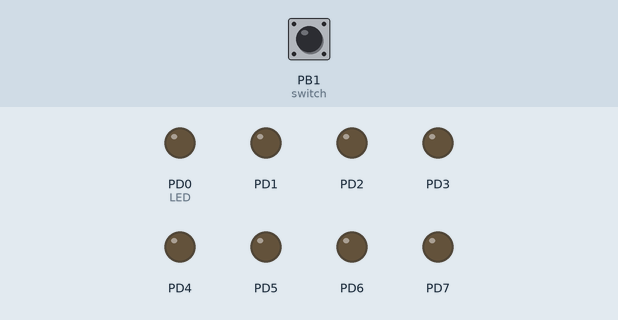
Simulated run of this program. Board: ATmega328P, built with avr-gcc and emulated at 16 MHz. Parts: output pins drawn as LEDs (lit = HIGH). Dashed ring = blinking. Inputs (shaded band) come from the test bench; at power-on: PB1 (switch) HIGH.

Above: at 1.2 s.
1.3 s: PB1 (switch) pulled LOW for 0.15 s
At 1.4 s:
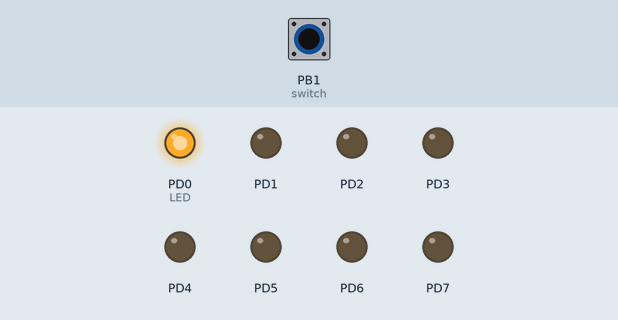
At 1.8 s:
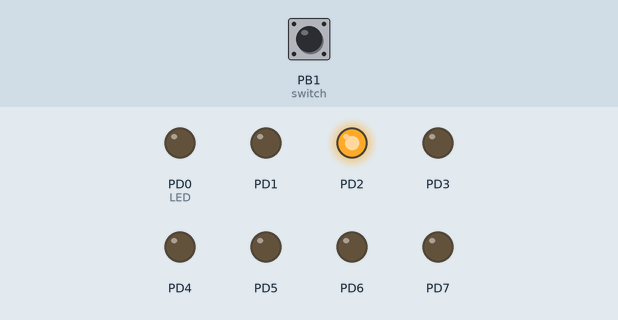
4.3 s: PB1 (switch) pulled LOW for 3.2 s
At 4.6 s:
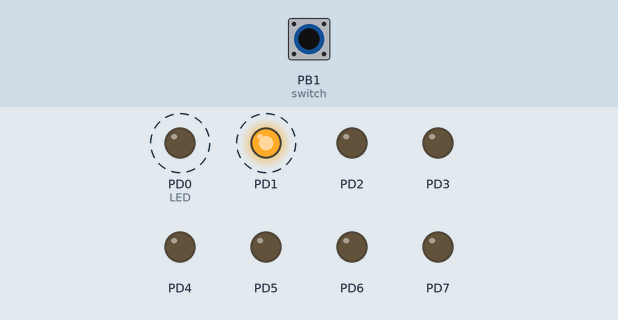
Timing chart, 0 to 9.0 s (numbered marks = the images above; inputs shaded):
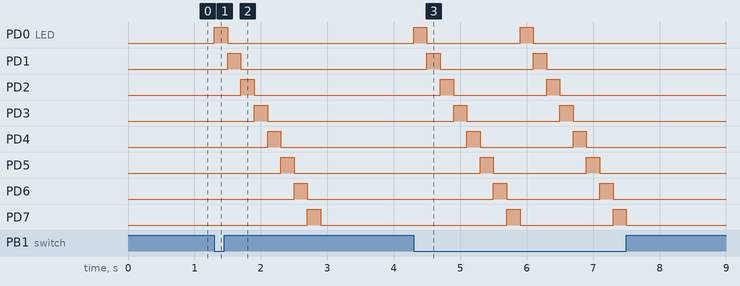

The program:

main.c
```c
/*
 * GccApplication6_7led.c
 *
 * Created: 5/30/2023 2:42:45 AM
 * Author : Asus
 */

/*
 * GccApplication5_3.c
 *
 * Created: 5/30/2023 2:05:32 AM
 * Author : Asus
 */

#define F_CPU 16000000UL
#include <avr/io.h>
#include <util/delay.h>


int main(void)
{
	DDRD = 0xFF; // Set PORTD pins as output for LEDs
	DDRB &= ~(1 << DDB1); // Set PINB1 as input for the switch
	PORTB |= (1 << PINB1); // Enable the internal pull-up resistor for PINB1

	while (1)
	{
		if ((PINB & (1 << PINB1)) == 0) // Check if switch is pressed
		{
			for (int i = 0; i < 8; i++)
			{
				PORTD |= (1 << i); // Turn on the current LED
				_delay_ms(200); // Delay for LED on period
				PORTD &= ~(1 << i); // Turn off the current LED
			}
		}
		else
		{
			PORTD = 0; // Turn off all LEDs
		}
	}
}
```

Measured:
- after the input at 1.3 s, PD0 (LED): LOW → HIGH at once, → LOW 0.20 s later; PD1: LOW → HIGH after 0.20 s, → LOW 0.20 s later; PD2: LOW → HIGH after 0.40 s, → LOW 0.20 s later; PD3: LOW → HIGH after 0.60 s, → LOW 0.20 s later; PD4: LOW → HIGH after 0.80 s, → LOW 0.20 s later
- after the input at 4.3 s, PD0 (LED): alternates HIGH for 0.20 s and LOW for 1.4 s, 4 changes in all, then stays LOW, starting at once; PD1: alternates HIGH for 0.20 s and LOW for 1.4 s, 4 changes in all, then stays LOW, starting after 0.20 s
